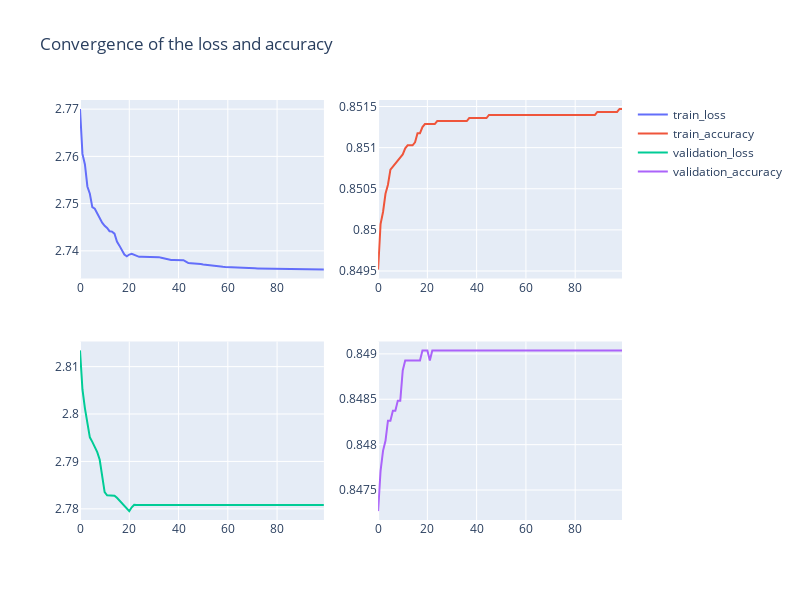

Write notebook code for a chart like this one.
### Markdown cell above
# Main

### Code cell
if __name__ == "__main__":
    LR = LogisticRegression()
    start = time.time()
    LR.train_loopRetroApprox(100)
    end = time.time()
    print('Execution Time: ', end - start)
